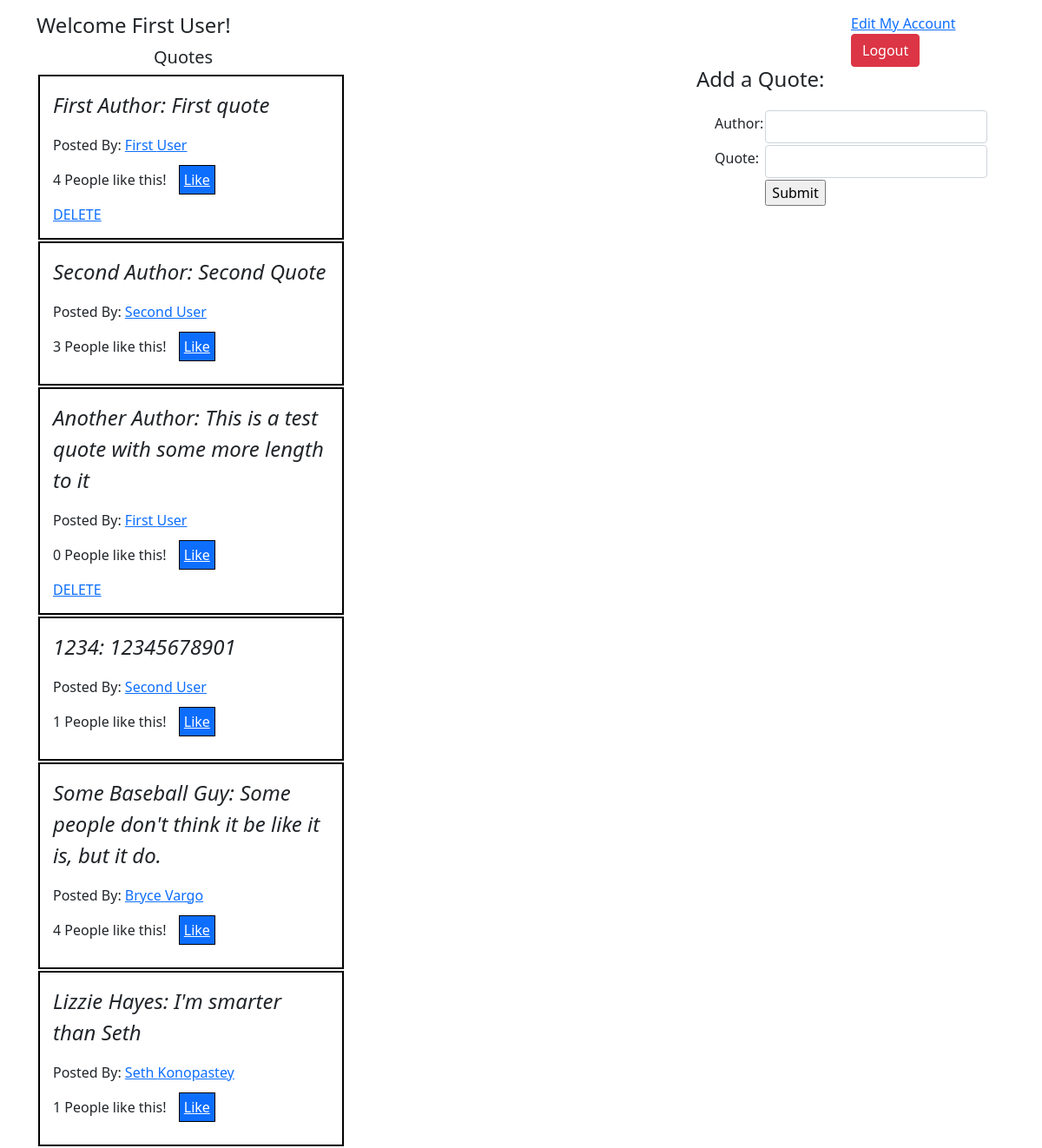
Page /quotes (signed in) on the committed database.
### examapp/models.py (models this page shows)
class User(models.Model):
    first_name = models.CharField(max_length=255)
    last_name = models.CharField(max_length=255)
    email = models.CharField(max_length=255)
    password = models.CharField(max_length=255)
    created_at = models.DateTimeField(auto_now_add=True)
    updated_at = models.DateTimeField(auto_now=True)
    objects = UserManager()

class Quote(models.Model):
    author = models.CharField(max_length=255)
    message = models.CharField(max_length=255)
    poster = models.ForeignKey(User, related_name='user_quotes', on_delete=models.CASCADE)
    user_likes = models.ManyToManyField(User, related_name='liked_quotes')
    objects = QuoteManager()

### examapp/views.py (the view)
# urls.py: path('quotes', views.quotes),
def quotes(request):
    if 'user_id' not in request.session:
        return redirect('/')
    this_user = User.objects.filter(id=request.session['user_id'])
    context = {
        'user': this_user[0],
        'quotes': Quote.objects.all()
    }
    return render(request, 'quotes.html', context)

### examapp/templates/quotes.html (shortened to what this page needs)
<!DOCTYPE html>
<html lang="en">
<head>
    {% load static %}
    <link href="https://cdn.jsdelivr.net/npm/bootstrap@5.0.1/dist/css/bootstrap.min.css" rel="stylesheet"
>
    <link rel="stylesheet" href="{% static 'css/style.css' %}">
</head>
<body>
    <div class="container">
        <div class="row">
            <div class="col-4">
                <h4>Welcome {{user.first_name}} {{user.last_name}}!</h4>
                <div id="quotes">
                    <h5>Quotes</h5>
                    {% for quote in quotes %}
                    <div class="one_post">
                        <p class="post">{{quote.author}}: {{quote.message}}</p>
                        <p class="poster">Posted By: <a href="/user/{{quote.poster.id}}">{{quote.poster.first_name}}
                                {{quote.poster.last_name}}</a></p>
                        <p>{{quote.user_likes.count}} People like this! <a class="btn-primary"
                                href="/like/{{quote.id}}">Like</a></p>
                        {% if user.id == quote.poster.id %}
                        <a href="/{{quote.id}}/delete">DELETE</a>
                        {% endif %}
                    </div>
                    {% endfor %}
                </div>
            </div>
            <div class="col-4 offset-4">
                <div class="col3 offset-6">
                    <a href="/myaccount/{{user.id}}">Edit My Account</a>
                    <a class="btn btn-danger" href="/logout">Logout</a>
                </div>
                <h4>Add a Quote:</h4>
                <form action="/add_quote" method="POST">
                    <table>
                        <tr>
                            <td><label class="form-label" for="author">Author: </label></td>
                            <td><input type="text" name="author" class="form-control"></td>
                        </tr>
                        <tr>
                            <td><label class="form-label" for="quote">Quote: </label></td>
                            <td><input type="textarea" name="quote" cols="30" rows="10" class="form-control"></td>
                        </tr>
                        <tr>
                            <td></td>
                            <td><input type="submit" value="Submit"></td>
                        </tr>
                    </table>
                </form>
            </div>
        </div>
    </div>
</body>
</html>

### examapp/static/css/style.css (style rules this page uses)
.one_post { border: solid black 2px; margin: 2px; padding: 15px; }
h5 { margin-left: 135px; margin-top: 10px; }
form { margin: 10px; padding: 10px; }
.container { padding-top: 15px; }
.btn-primary { padding: 5px; border: solid black 1px; margin-left: 10px; }
.post { font-size: 150%; font-style: italic; }

### rows in the picture
User: first_name "First", last_name "User"
Quote: author "First Author", message "First quote", poster.first_name "First", poster.last_name "User", user_likes.count "4"
Quote: author "Second Author", message "Second Quote", poster.first_name "Second", poster.last_name "User", user_likes.count "3"
Quote: author "Another Author", message "This is a test quote with some more length to it", poster.first_name "First", poster.last_name "User", user_likes.count "0"
Quote: author "1234", message "12345678901", poster.first_name "Second", poster.last_name "User", user_likes.count "1"
Quote: author "Some Baseball Guy", message "Some people don't think it be like it is, but it do.", poster.first_name "Bryce", poster.last_name "Vargo", user_likes.count "4"
Quote: author "Lizzie Hayes", message "I'm smarter than Seth", poster.first_name "Seth", poster.last_name "Konopastey", user_likes.count "1"
